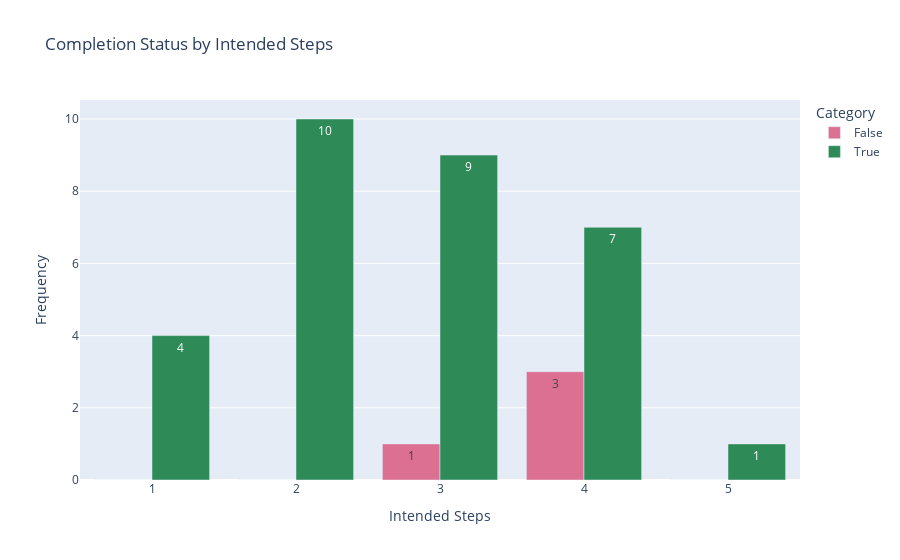

Source (notebook cell):
### Code cell
fig_intended_steps_gpt_4 = px.bar(df_gpt_4_counts, x=df_gpt_4_counts.intended_steps, y=df_gpt_4_counts.columns, title='Completion Status by Intended Steps',
             labels={'value': 'Frequency', 'index': 'Intended Steps', 'variable': 'Category'},
            barmode='group', # change barmode to group
            color_discrete_map=color_discrete_map,
            text_auto=True,
            )
fig_intended_steps_gpt_4.update_xaxes(title_text="Intended Steps")
fig_intended_steps_gpt_4.show()

### Figure 1 — Plotly figure (JSON) as saved in the notebook; plotly's stock layout.template omitted (floating-point values rounded to 4 significant figures)
{"data": [{"alignmentgroup": "True", "hovertemplate": "Category=False<br>intended_steps=%{x}<br>Frequency=%{y}<extra></extra>", "legendgroup": "False", "marker": {"color": "palevioletred", "pattern": {"shape": ""}}, "name": "False", "offsetgroup": "False", "orientation": "v", "showlegend": true, "textposition": "auto", "texttemplate": "%{y}", "type": "bar", "x": [1, 2, 3, 4, 5], "xaxis": "x", "y": [0, 0, 1, 3, 0], "yaxis": "y"}, {"alignmentgroup": "True", "hovertemplate": "Category=True<br>intended_steps=%{x}<br>Frequency=%{y}<extra></extra>", "legendgroup": "True", "marker": {"color": "seagreen", "pattern": {"shape": ""}}, "name": "True", "offsetgroup": "True", "orientation": "v", "showlegend": true, "textposition": "auto", "texttemplate": "%{y}", "type": "bar", "x": [1, 2, 3, 4, 5], "xaxis": "x", "y": [4, 10, 9, 7, 1], "yaxis": "y"}], "layout": {"barmode": "group", "legend": {"title": {"text": "Category"}, "tracegroupgap": 0}, "title": {"text": "Completion Status by Intended Steps"}, "xaxis": {"anchor": "y", "domain": [0, 1], "title": {"text": "Intended Steps"}}, "yaxis": {"anchor": "x", "domain": [0, 1], "title": {"text": "Frequency"}}}}
